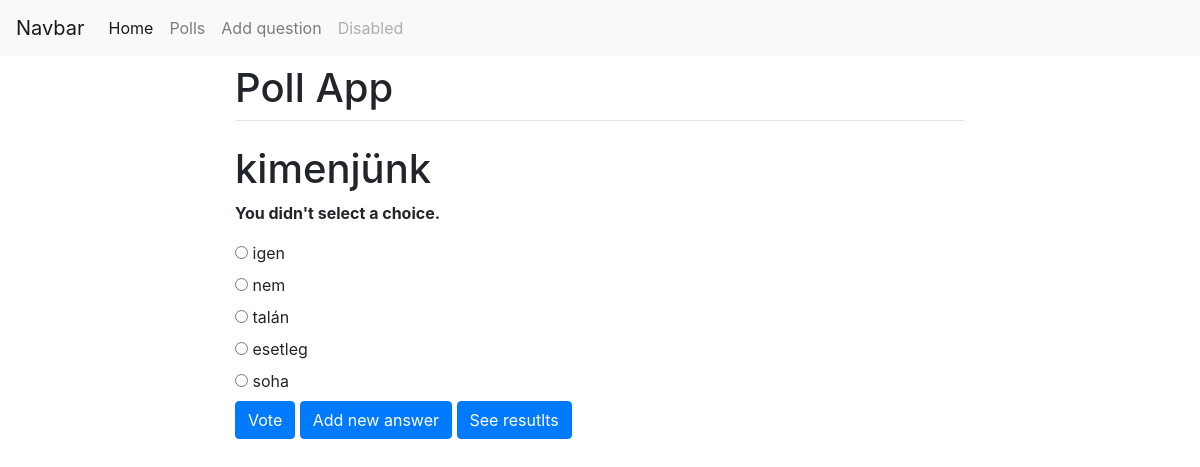
The page /polls/13/vote/ on the database its author committed.
### polls/models.py (models this page shows, shortened)
class Question(models.Model):
    question_text = models.CharField(max_length=200)
    pub_date = models.DateTimeField(editable=False, auto_now_add=True)

class Choice(models.Model):
    question = models.ForeignKey(Question, on_delete=models.CASCADE)
    choice_text = models.CharField(max_length=200)
    votes = models.IntegerField(default=0)

### polls/views.py (the view)
# urls.py: path('<int:question_id>/vote/', views.vote, name='vote'),
def vote(request, question_id):
    question = get_object_or_404(Question, pk=question_id)
    try:
        selected_choice = question.choice_set.get(pk=request.POST['choice'])
    except (KeyError, Choice.DoesNotExist):
        return render(request, 'polls/detail.html', {
            'question': question,
            'error_message': "You didn't select a choice.",
        })
    else:
        selected_choice.votes += 1
        selected_choice.save()
        return HttpResponseRedirect(reverse('polls:results', args=(question.id,)))

### polls/templates/polls/detail.html (shortened to what this page needs)
{% extends 'polls/base.html' %}
{% block content %}
    <div class="container">
      <div class="row justify-content-center">
        <div class="col-8">
          <h1 class="mt-2">Poll App</h1>
          <hr class="mt-0 mb-4">
<h1>{{ question.question_text }}</h1>
{% if error_message %}<p><strong>{{ error_message }}</strong></p>{% endif %}
<form action="{% url 'polls:vote' question.id %}" method="post">
{% for choice in question.choice_set.all %}
    <input type="radio" name="choice" id="choice{{ forloop.counter }}" value="{{ choice.id }}">
    <label for="choice{{ forloop.counter }}">{{ choice.choice_text }}</label><br>
{% endfor %}
<input type="submit" value="Vote" class="btn btn-primary">
<a class=" btn btn-primary" href="{% url 'polls:addanswer' question.id %}">Add new answer</a>
<a class=" btn btn-primary" href="{% url 'polls:results' question.id %}">See resutlts</a>
</form>
</div>
</div>
</div>
{% endblock %}

### rows shown on the page
Question: question_text "kimenjünk"
Choice: choice_text "igen"
Choice: choice_text "nem"
Choice: choice_text "talán"
Choice: choice_text "esetleg"
Choice: choice_text "soha"

### other values the page prints
{{ error_message }} "You didn't select a choice."
